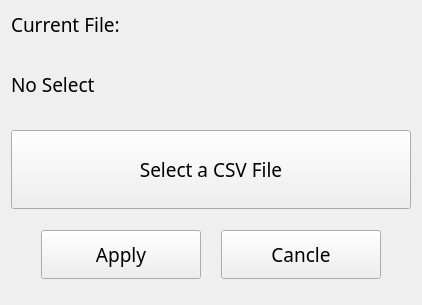
<?xml version="1.0" encoding="UTF-8"?>
<ui version="4.0">
 <class>Form</class>
 <widget class="QWidget" name="Form">
  <property name="geometry">
   <rect>
    <x>0</x>
    <y>0</y>
    <width>422</width>
    <height>305</height>
   </rect>
  </property>
  <property name="windowTitle">
   <string>Form</string>
  </property>
  <layout class="QGridLayout" name="gridLayout">
   <item row="2" column="0">
    <widget class="QPushButton" name="PB_SelectCSVFile">
     <property name="enabled">
      <bool>true</bool>
     </property>
     <property name="sizePolicy">
      <sizepolicy hsizetype="Minimum" vsizetype="Fixed">
       <horstretch>0</horstretch>
       <verstretch>0</verstretch>
      </sizepolicy>
     </property>
     <property name="minimumSize">
      <size>
       <width>0</width>
       <height>42</height>
      </size>
     </property>
     <property name="maximumSize">
      <size>
       <width>16777215</width>
       <height>400</height>
      </size>
     </property>
     <property name="font">
      <font>
       <family>微软雅黑</family>
       <pointsize>14</pointsize>
      </font>
     </property>
     <property name="text">
      <string>Select a CSV File</string>
     </property>
    </widget>
   </item>
   <item row="0" column="0">
    <widget class="QLabel" name="LB_Text">
     <property name="sizePolicy">
      <sizepolicy hsizetype="Preferred" vsizetype="Fixed">
       <horstretch>0</horstretch>
       <verstretch>0</verstretch>
      </sizepolicy>
     </property>
     <property name="font">
      <font>
       <family>微软雅黑</family>
       <pointsize>14</pointsize>
      </font>
     </property>
     <property name="text">
      <string>Current File:</string>
     </property>
    </widget>
   </item>
   <item row="1" column="0">
    <widget class="QLabel" name="LB_CurrentFile">
     <property name="sizePolicy">
      <sizepolicy hsizetype="Preferred" vsizetype="Fixed">
       <horstretch>0</horstretch>
       <verstretch>0</verstretch>
      </sizepolicy>
     </property>
     <property name="minimumSize">
      <size>
       <width>0</width>
       <height>80</height>
      </size>
     </property>
     <property name="font">
      <font>
       <family>微软雅黑</family>
       <pointsize>14</pointsize>
      </font>
     </property>
     <property name="text">
      <string>No Select</string>
     </property>
    </widget>
   </item>
   <item row="3" column="0">
    <layout class="QHBoxLayout" name="HL_Buttons">
     <property name="spacing">
      <number>20</number>
     </property>
     <property name="leftMargin">
      <number>30</number>
     </property>
     <property name="topMargin">
      <number>15</number>
     </property>
     <property name="rightMargin">
      <number>30</number>
     </property>
     <property name="bottomMargin">
      <number>15</number>
     </property>
     <item>
      <widget class="QPushButton" name="PB_Apply">
       <property name="minimumSize">
        <size>
         <width>80</width>
         <height>28</height>
        </size>
       </property>
       <property name="maximumSize">
        <size>
         <width>400</width>
         <height>50</height>
        </size>
       </property>
       <property name="font">
        <font>
         <family>微软雅黑</family>
         <pointsize>14</pointsize>
        </font>
       </property>
       <property name="text">
        <string>Apply</string>
       </property>
      </widget>
     </item>
     <item>
      <widget class="QPushButton" name="PB_Cancle">
       <property name="minimumSize">
        <size>
         <width>80</width>
         <height>28</height>
        </size>
       </property>
       <property name="maximumSize">
        <size>
         <width>400</width>
         <height>50</height>
        </size>
       </property>
       <property name="font">
        <font>
         <family>微软雅黑</family>
         <pointsize>14</pointsize>
        </font>
       </property>
       <property name="text">
        <string>Cancle</string>
       </property>
      </widget>
     </item>
    </layout>
   </item>
  </layout>
 </widget>
 <resources/>
 <connections/>
</ui>
